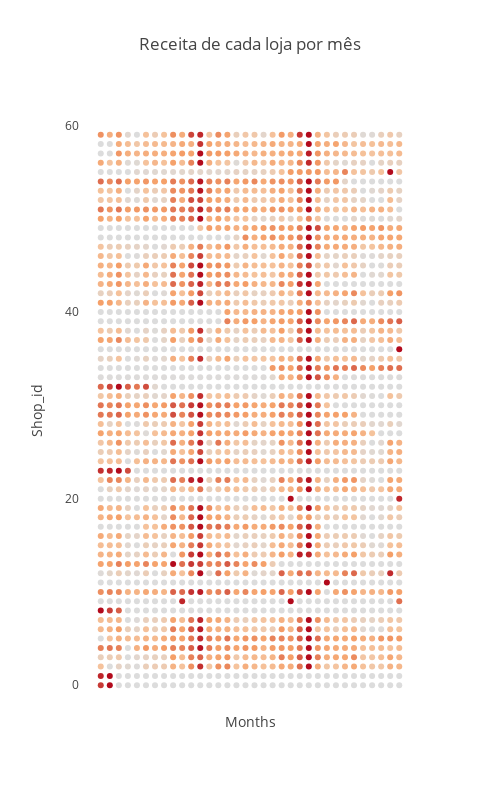

The cell this chart's notebook holds for it:
### Markdown cell above
Espero encontrar o mesmo padrão do gráfico feito em [Visualização do número de itens vendidos por loja](#viz_cnt).

### Code cell
df = df_clean.pivot_table(index=['shop_id'], 
                             columns=['date_block_num'],
                             values=['revenue'],
                             aggfunc='sum', fill_value=0)

df.columns = df.columns.droplevel(0)

shop_s = train['shop_id'].unique()

# Array com o número de meses:
months = df_clean['date_block_num'].nunique()

date_range = pd.date_range(start='1/2013', periods=months, freq='M')
date = [ str(date_range.year[month]) + '/' + str(date_range.month_name()[month]) for month in range(months)]
